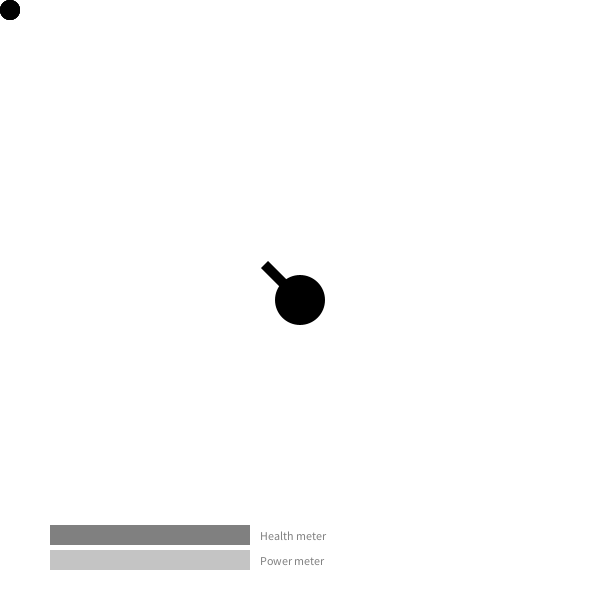
Frame 1 (no input)
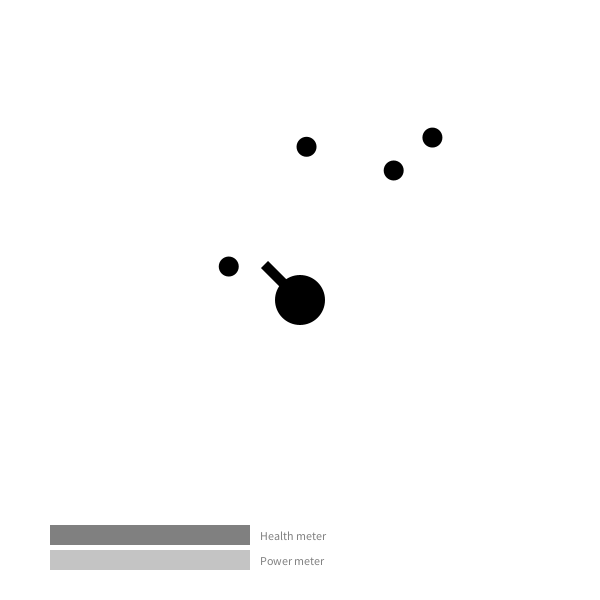
Frame 60 (the mouse pressed at the canvas centre just before this capture)
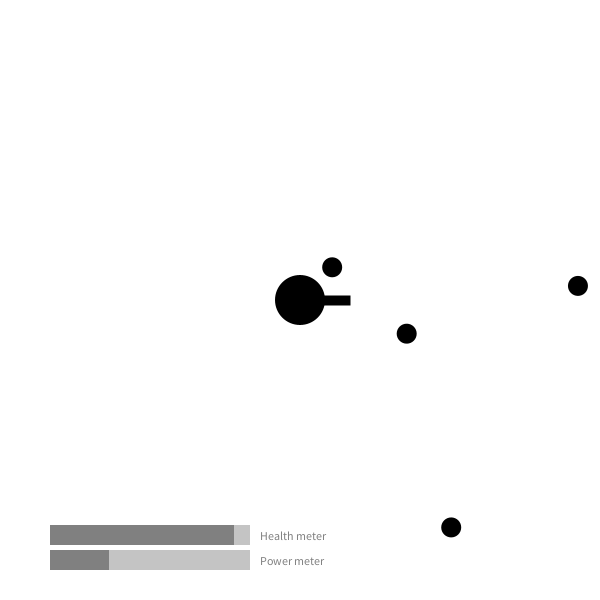
Frame 120 (the mouse held since frame 60 and released just before this capture)

The Processing sketch that drew these frames (run headless with seeded random() and noise(); from frame 60 on, the mouse is pressed at the canvas centre):

// Processing sketch: shooter
// ── shooter.pde
/*  
 shooter
 Game Building Blocks for Processing
 (c) 2013–2017 Brad Tober [http://www.bradtober.com]
 Licensed under The MIT License
 */
 
int playerX = 300;                                                          // x position of the shooter
int playerY = 300;                                                          // y position of the shooter
int playerDim = 50;                                                         // size of the shooter
int shootRad = 50;                                                          // size of the shooter barrel
float shootAngle;                                                           // angle (position) of shooter barrel
boolean playing = true;                                                     // whether or not the player is still trying to shoot enemies
boolean playerWins;                                                         // whether or not the player has shot all enemies before being killed
int health = 100;                                                           // current health of the player
int maxHealth = 100;                                                        // max health of the player

float[] shotX = new float[0];                                               // array to store the x positions of all shots fired
float[] shotY = new float[0];                                               // array to store the y positions of all shots fired
float[] shotXDir = new float[0];                                            // array to store the x directions of all shots fired
float[] shotYDir = new float[0];                                            // array to store the y directions of all shots fired
float[] shotXSpeed = new float[0];                                          // array to store the x speeds of all shots fired
float[] shotYSpeed = new float[0];                                          // array to store the y speeds of all shots fired
int shotDim = 10;                                                           // size of shots
float speedVal = 0;                                                         // initial speed of shots
float maxSpeed = 20;                                                        // max speed of shots

int enemyDim = 20;                                                          // size of enemies
float[] enemyX = {10, 10, 10, 10};                                          // initial x position of enemies
float[] enemyY = {10, 10, 10, 10};                                          // initial y position of enemies
boolean[] enemyAlive = {true, true, true, true};                            // whether or not specific enemies are alive
float[] enemyXDir = {1, 1, 1, 1};                                           // initial x direction of enemies
float[] enemyYDir = {1, 1, 1, 1};                                           // initial y direction of enemies
float[] enemyXSpeed = new float[enemyX.length];                             // declare and create array of enemy x speeds
float[] enemyYSpeed = new float[enemyX.length];                             // declare and create array of enemy y speeds

void setup() {
  size(600, 600);
  for (int i = 0; i < enemyX.length; i++) {                                 // assign random x and y speeds to enemies
    enemyXSpeed[i] = random(0.5, 7.5);
    enemyYSpeed[i] = random(0.5, 7.5);  
  }
}

void draw() {
  background(255);
  noStroke();
  if (playing) {                                                            // if the player is alive and there is at least one enemy alive
    drawEnemies();                                                          // draw enemies
    checkEnemyCollisions();                                                 // check if the player gets hit by any enemies
    drawShots();                                                            // draw shots that have been fired by the player
    checkShotCollisions();                                                  // check if any shots hit enemies
    if (checkEnemiesAllDead()) {                                            // if all enemies are dead...
      playing = false;                                                      // ...leave playing mode
      playerWins = true;                                                    // ...the player has won!
    }
    fill(0);
    ellipse(playerX, playerY, playerDim, playerDim);                        // draw the player
    stroke(0);
    strokeWeight(10);
    strokeCap(SQUARE);
    pushMatrix();
    translate(playerX, playerY);
    shootAngle = atan2(mouseY - playerY, mouseX - playerX);
    line(0, 0, shootRad * cos(shootAngle), shootRad * sin(shootAngle));     // draw the player's shooter barrel
    popMatrix();
    if (mousePressed) {                                                     // while the player is holding the mouse down, increase the shot speed
      speedVal = constrain(speedVal + .1, 0, maxSpeed);                     // keep speedVal less than maxSpeed
    }
    showProgressBar(50, 525, 200, 20, maxHealth, health, "Health meter");   // show health meter
    showProgressBar(50, 550, 200, 20, maxSpeed, speedVal, "Power meter");   // show power meter
  } else {
    if (playerWins) {                                                       // if the player has won...
      background(0, 255, 0);                                                // ...display a green background
    } else {                                                                // otherwise...
      background(255, 0, 0);                                                // ...display a red background
    }
    fill(255);
    textAlign(CENTER, CENTER);
    text("GAME OVER", 0, 0, width, height);                                 // display text
  }
}

void mouseReleased() {                                                      // every time the mouse button is released
  fireShot();                                                               // fire a shot
}

void drawEnemies() {                                                        // function to draw enemies that are alive
  for (int i = 0; i < enemyX.length; i++) {                                 // for all enemies
    if (enemyAlive[i]) {                                                    // if the enemy is alive
      fill(0);
      ellipse(enemyX[i], enemyY[i], enemyDim, enemyDim);                    // draw the enemy as an ellipse
      enemyX[i] += enemyXDir[i] * enemyXSpeed[i];                           // move the enemy horizontally
      if (enemyX[i] + enemyDim/2 > width || enemyX[i] - enemyDim/2 < 0) {   // if the enemy moves off the screen...
        enemyXDir[i] = -enemyXDir[i];                                       // ...move it back on
      }
      enemyY[i] += enemyYDir[i] * enemyYSpeed[i];                           // move the enemy vertically
      if (enemyY[i] + enemyDim/2 > width || enemyY[i] - enemyDim/2 < 0) {   // if the enemy moves off the screen...
        enemyYDir[i] = -enemyYDir[i];                                       // ...move it back on
      }
    }
  }
}

void checkEnemyCollisions() {                                               // function to check if any enemies hit the player
  for (int i = 0; i < enemyX.length; i++) {                                 // for all enemies
    if ((enemyX[i] + enemyDim/2 > playerX - playerDim/2) && (enemyX[i] - enemyDim/2 < playerX + playerDim/2) &&
        (enemyY[i] + enemyDim/2 > playerY - playerDim/2) && (enemyY[i] - enemyDim/2 < playerY + playerDim/2)) {      // if an enemy touches or overlaps the player
      health--;                                                             // decrease health
      if (health <= 0) {                                                    // if health reaches zero
        playing = false;                                                    // game over
      }
      println("Collision!");                                                // notify the player of a hit in the console
    }  
  }
}

void checkShotCollisions() {                                                // function to check if any shots hit enemies
  for (int i = 0; i < shotX.length; i++) {                                  // for all shots
    for (int j = 0; j < enemyX.length; j++) {                               // for all enemies
      if ((enemyX[j] + enemyDim/2 > shotX[i] - shotDim/2) && (enemyX[j] - enemyDim/2 < shotX[i] + shotDim/2) &&
          (enemyY[j] + enemyDim/2 > shotY[i] - shotDim/2) && (enemyY[j] - enemyDim/2 < shotY[i] + shotDim/2)) {      // if a shot touches or overlaps an enemy
        enemyAlive[j] = false;                                              // kill the enemy
      }
    }  
  }
}

boolean checkEnemiesAllDead() {                                             // function to check if all enemies are dead
  boolean allDead = true;                                                   // start off by assuming all enemies are dead
  for (int i = 0; i < enemyAlive.length; i++) {                             // for all enemies
    if (enemyAlive[i] == true) {                                            // if an enemy is alive...
      allDead = false;                                                      // ...our assumption was wrong
      break;                                                                // we don't need to continue checking the other enemies
    }
  }
  return allDead;  
}

void drawShots() {                                                          // function to draw shots fired
  noStroke();
  fill(255, 0, 0);
  if (shotX.length > 0) {                                                   // if at least one shot has been fired
    for (int i = 0; i < shotX.length; i++) {                                // for all shots fired
      ellipse(shotX[i], shotY[i], shotDim, shotDim);                        // draw an ellipse for the shot
      shotX[i] += shotXDir[i] * shotXSpeed[i];                              // move the shot horizontally
      shotY[i] += shotYDir[i] * shotYSpeed[i];                              // move the shot vertically
    }
  } 
}

void fireShot() {                                                           // function to fire shots
  shotX = append(shotX, playerX);                                           // add an initial x position for the new shot
  shotY = append(shotY, playerY);                                           // add an initial y position for the new shot
  if (mouseX >= playerX) {                                                  // determine the x direction for the new shot relative to the initial x position
    shotXDir = append(shotXDir, 1);
  } else {
    shotXDir = append(shotXDir, -1);
  }
  if (mouseY >= playerY) {                                                  // determine the y direction for the new shot relative to the initial y position
    shotYDir = append(shotYDir, 1);
  } else {
    shotYDir = append(shotYDir, -1);
  }
  shotXSpeed = append(shotXSpeed, abs(mouseX - playerX)/dist(mouseX, mouseY, playerX, playerY) * speedVal);      // determine the x speed for the new shot based on the x position of the mouse pointer
  shotYSpeed = append(shotYSpeed, abs(mouseY - playerY)/dist(mouseX, mouseY, playerX, playerY) * speedVal);      // determine the y speed for the new shot based on the y position of the mouse pointer
  speedVal = 0;                                                             // reset the speed of the shot, which is determined by the length of the mouse being pressed (see above in draw)
}

void showProgressBar(int x, int y, int w, int h, float max, float current, String label) {
  noStroke();
  fill(196);
  rect(x, y, w, h);
  fill(128);
  int progressVal = int(map(current, 0, max, 0, w));
  rect(x, y, progressVal, h);
  textAlign(LEFT, CENTER);
  text(label, x + w + 10, y, 100, h);
}
